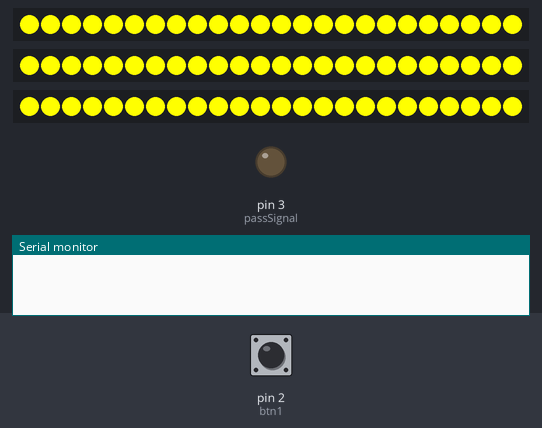
A sketch run on a simulated Arduino Uno, built with avr-gcc and run on an emulated ATmega328P. Shown: 3 × 24 RGB LEDs in strip order, left to right, output pins drawn as LEDs (lit = HIGH), the last lines printed to the serial monitor. The test bench sets the inputs (shaded band); at power-on: pin 2 (btn1) HIGH. Dim RGB values are drawn brighter than linear.

Above: at 1.2 s.
1.3 s: pin 2 (btn1) pulled LOW for 0.15 s
At 2.3 s:
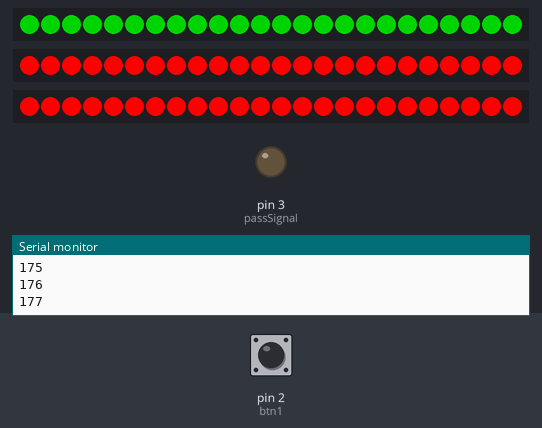
4.4 s: pin 2 (btn1) pulled LOW for 1 s
At 8.0 s:
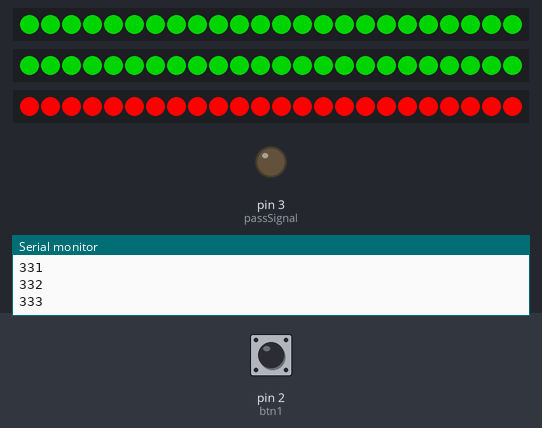
8.1 s: pin 2 (btn1) pulled LOW for 3.2 s
At 22.2 s:
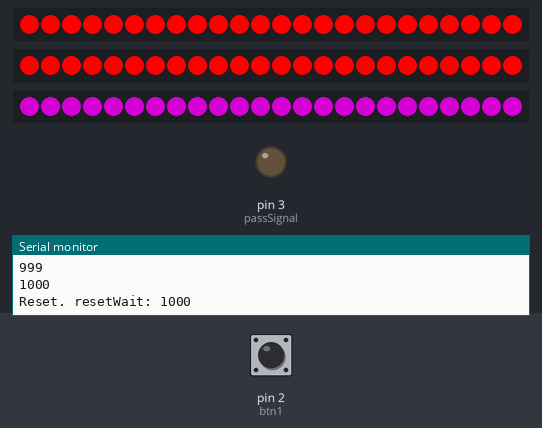
Timing chart, 0 to 23.7 s (numbered marks = the images above; inputs shaded):
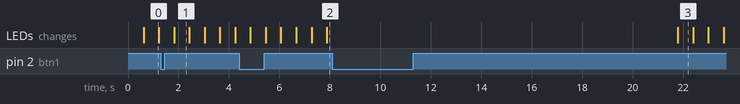

Measured:
- after the input at 1.3 s, the LEDs: change after 0.53 s (image 1)
- after the input at 4.4 s, the LEDs: change after 0.45 s (image 2)
- after the input at 8.1 s, the LEDs: change after 13.7 s (image 3)
- what the display in image 0 shows lasts 0.6 s, from 0.6 s to 1.2 s

The sketch:

VARITAPUTUS.ino
```cpp
#include <FastLED.h>
//#define DEBUG 1
#define LED_TYPE WS2812
#define NUM_LEDS 24
#define DATA_PIN_A A2
#define DATA_PIN_B A3
#define DATA_PIN_C A4
CRGB LEDS_A[NUM_LEDS];
CRGB LEDS_B[NUM_LEDS];
CRGB LEDS_C[NUM_LEDS];
int btn1 = 2;
bool buttonPressed = false;
int passSignal = 3;

int led1_state = 0;
int led1_stop = false;
int led2_state = 0;
int led2_stop = false;
int led3_state = 0;
int led3_stop = false;
int btn1_state = 0;
int passState = false;

unsigned long previousMillis = 0;  // Stores the last time the code was executed
unsigned long wait = 0;
unsigned long resetWait = 0;
const unsigned long interval = 600; // Interval in milliseconds

void setup() {
  pinMode(btn1, INPUT_PULLUP);
  pinMode(passSignal, OUTPUT);
  // Setup Serial Monitor
  Serial.begin(9600);
  // Add leds
  FastLED.addLeds<LED_TYPE, DATA_PIN_A, GRB>(LEDS_A, NUM_LEDS);
  FastLED.addLeds<LED_TYPE, DATA_PIN_B, GRB>(LEDS_B, NUM_LEDS);
  FastLED.addLeds<LED_TYPE, DATA_PIN_C, GRB>(LEDS_C, NUM_LEDS);
  // Turn off all LEDs
  FastLED.clear();
  FastLED.setBrightness(255);
}

void loop() {
  if (passState) {
    digitalWrite(passSignal, HIGH);
  } else {
  led1();
  led2();
  led3();
  btn1_state = digitalRead(btn1);
  unsigned long currentMillis = millis(); // Get the current time

  //Change colors in the leds
  if (currentMillis - previousMillis >= interval) {
    // Save the current time
    previousMillis = currentMillis;
    // Add +1 to led_state and led helper functions use a switch case to change color
    if (!led1_stop) {led1_state++;};
   	if (!led2_stop) {led2_state++;};
   	if (!led3_stop) {led3_state++;};
  }

  // If button is pressed
  if (btn1_state == 0) {
    resetWait = 100;

    if (!led1_stop) {
    	led1_stop = true;
        Serial.println("Led 1 stopped");
        Serial.print("Wait: ");
        Serial.println(wait);
        wait = 0;
    } else if (led1_stop && !led2_stop && wait > 150) {
    	led2_stop = true;
        Serial.println("Led 2 stopped");
        Serial.print("Wait: ");
        Serial.println(wait);
        wait = 0;
    } else if (led2_stop && wait > 150) {
    	led3_stop = true;
      	Serial.println("Led 3 stopped");
        Serial.print("Wait: ");
        Serial.println(wait);
        wait = 0;
    }
  }

  wait = wait + 1;

  if (resetWait >= 1) {
    resetWait = resetWait + 1;
    Serial.println(resetWait);
  };

  if (led1_stop && led2_stop && led3_stop && led1_state == 2 && led2_state == 2 && led3_state == 2) {
      Serial.print("Completed:");
      Serial.print(" led1_state: ");
      Serial.print(led1_state);
      Serial.print(", led2_state: ");
      Serial.print(led2_state);
      Serial.print(", led3_state: ");
      Serial.println(led3_state);
      passState = true;
  }

  if (resetWait >= 1000) {
      led1_stop = false;
      led2_stop = false;
      led3_stop = false;
      Serial.print("Reset. resetWait: ");
      Serial.println(resetWait);
      resetWait = 0;
  }

  delay(1);
  }
}

// LED HELPER FUNCTIONS

void led1() {
  if (led1_state > 4) {led1_state = 0;};
  switch (led1_state) {
  case 0:
    fill_solid(LEDS_A, NUM_LEDS, CRGB::Aqua);
    FastLED.show();
    break;
  case 1:
    fill_solid(LEDS_A, NUM_LEDS, CRGB::Yellow);
    FastLED.show();
    break;
  case 2:
    fill_solid(LEDS_A, NUM_LEDS, CRGB::Green);
    FastLED.show();
    break;
  case 3:
    fill_solid(LEDS_A, NUM_LEDS, CRGB::Red);
    FastLED.show();
    break;
  case 4:
    fill_solid(LEDS_A, NUM_LEDS, CRGB::Purple);
    FastLED.show();
    break;
  default:
    fill_solid(LEDS_A, NUM_LEDS, CRGB::White);
    FastLED.show();
    break;
  }
}

void led2() {
  if (led2_state > 4) {led2_state = 0;};
  switch (led2_state) {
  case 0:
    fill_solid(LEDS_B, NUM_LEDS, CRGB::Aqua);
    FastLED.show();
    break;
  case 1:
    fill_solid(LEDS_B, NUM_LEDS, CRGB::Yellow);
    FastLED.show();
    break;
  case 2:
    fill_solid(LEDS_B, NUM_LEDS, CRGB::Green);
    FastLED.show();
    break;
  case 3:
    fill_solid(LEDS_B, NUM_LEDS, CRGB::Red);
    FastLED.show();
    break;
  case 4:
    fill_solid(LEDS_B, NUM_LEDS, CRGB::Purple);
    FastLED.show();
    break;
  default:
    fill_solid(LEDS_B, NUM_LEDS, CRGB::White);
    FastLED.show();
    break;
  }
}

void led3() {
  if (led3_state > 4) {led3_state = 0;};
  switch (led3_state) {
  case 0:
    fill_solid(LEDS_C, NUM_LEDS, CRGB::Aqua);
    FastLED.show();
    break;
  case 1:
    fill_solid(LEDS_C, NUM_LEDS, CRGB::Yellow);
    FastLED.show();
    break;
  case 2:
    fill_solid(LEDS_C, NUM_LEDS, CRGB::Green);
    FastLED.show();
    break;
  case 3:
    fill_solid(LEDS_C, NUM_LEDS, CRGB::Red);
    FastLED.show();
    break;
  case 4:
    fill_solid(LEDS_C, NUM_LEDS, CRGB::Purple);
    FastLED.show();
    break;
  default:
    fill_solid(LEDS_C, NUM_LEDS, CRGB::White);
    FastLED.show();
    break;
  }
}
```
